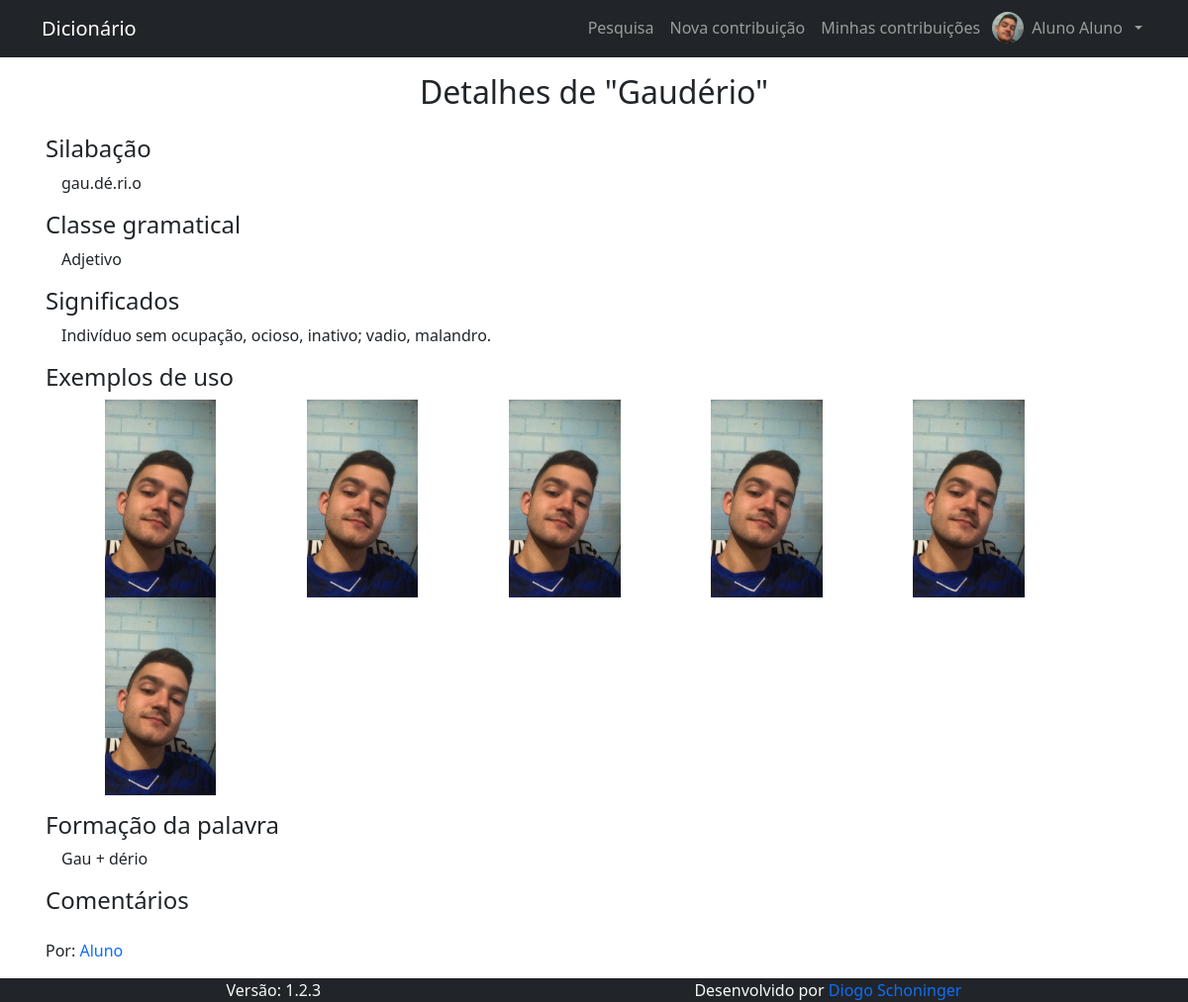
/pages/contribuicoes/detalhes_contribuicao.php?id_contribuicao=2 (signed in), run on the app's committed database.
### tables this page shows
CREATE TABLE IF NOT EXISTS `contribuicao` (
  `id_contribuicao` int(11) NOT NULL AUTO_INCREMENT,
  `contribuicao` text NOT NULL,
  `silabacao` text NOT NULL,
  `classe_gramatical` text NOT NULL,
  `significados` text NOT NULL,
  `formacao` text NOT NULL,
  `comentarios` text DEFAULT NULL,
  `id_autor` int(11) NOT NULL,
  `exemplos` text NOT NULL,
  `situacao` text NOT NULL,
  `comentarios_avaliador` text NOT NULL,
  PRIMARY KEY (`id_contribuicao`)
);

CREATE TABLE IF NOT EXISTS `usuario` (
  `id_usuario` int(11) NOT NULL AUTO_INCREMENT,
  `nome_usuario` text NOT NULL,
  `email` varchar(128) NOT NULL,
  `cpf` varchar(11) NOT NULL,
  `data_nasc` date NOT NULL,
  `senha` text NOT NULL,
  `nivel` int(1) NOT NULL,
  `primeiro_acesso` int(1) NOT NULL DEFAULT 1,
  `id_responsavel` int(1) NOT NULL,
  `foto` text DEFAULT NULL,
  PRIMARY KEY (`id_usuario`),
  UNIQUE KEY `email` (`email`),
  UNIQUE KEY `cpf` (`cpf`)
);

### pages/contribuicoes/detalhes_contribuicao.php (the view, shortened to what this page needs)
<?php
  $conn = open_db();
  $id_contribuicao = mysqli_real_escape_string( $conn, $_GET["id_contribuicao"] );
  $result = $conn->query("SELECT contribuicao, silabacao, classe_gramatical, significados, exemplos, formacao, comentarios, id_autor FROM contribuicao WHERE id_contribuicao = $id_contribuicao");
  if (!$result) {
    echo $conn->errno . "<br>";
    echo $conn->error;
  } else if ($result->num_rows !== 1){
    header("Location: " . BASE_URL);
    exit();
  } else {
    $contribuicao = $result->fetch_object();
  }
?>
<h1 class="fs-2 text-center">Detalhes de "<?php echo $contribuicao->contribuicao ?>"</h1>
<div class="container">
  <div class="row mb-3">
    <h2 class="fs-4 mb-2">Silabação</h2>
    <span class="ms-3"><?php echo $contribuicao->silabacao ?></span>
  </div>
  <div class="row mb-3">
    <h2 class="fs-4 mb-2">Classe gramatical</h2>
    <span class="ms-3"><?php echo $contribuicao->classe_gramatical ?></span>
  </div>
  <div class="row mb-3">
    <h2 class="fs-4 mb-2">Significados</h2>
    <span class="ms-3"><?php echo $contribuicao->significados ?></span>
  </div>
  <div class="row mb-3">
    <h2 class="fs-4 mb-2">Exemplos de uso</h2>
    <div class="ms-3" style="max-width: 100vw">
      <?php
        $exemplos = explode(" ", $contribuicao->exemplos);
        for ($i = 0; $i < count($exemplos); $i++) :
      ?>
        <img src="<?php echo BASE_URL . $exemplos[$i] ?>" style="width: 200px; height: 200px; object-fit: contain; cursor: pointer" data-bs-toggle="modal" data-bs-target="#exampleModal<?php echo $i ?>">
      <?php endfor ?>
    </div>
  </div>
  <div class="row mb-3">
    <h2 class="fs-4 mb-2">Formação da palavra</h2>
    <span class="ms-3"><?php echo $contribuicao->formacao ?></span>
  </div>
  <div class="row mb-3">
    <h2 class="fs-4 mb-2">Comentários</h2>
  </div>
  <?php
    $conn = open_db();
    $result = $conn->query( "SELECT nome_usuario FROM usuario WHERE id_usuario = $contribuicao->id_autor" );
    $autor = $result->fetch_object();
  ?>
  <div class="row">
    <span>Por: <a href="<?php echo BASE_URL ?>pages/user/perfil.php?id_usuario=<?php echo $contribuicao->id_autor ?>" class="nav-link d-inline px-0"><?php echo $autor->nome_usuario ?></a></span>
  </div>
</div>

### data on the page
contribuicao: contribuicao "Gaudério", silabacao "gau.dé.ri.o", classe_gramatical "Adjetivo", significados "Indivíduo sem ocupação, ocioso, inativo; vadio, malandro.", exemplos (picture), formacao "Gau + dério"
usuario: nome_usuario "Aluno"

### other printed values
$nome_usuario[0] "Aluno"
$nome_usuario[$last_name -1] "Aluno"
VERSION "1.2.3"
